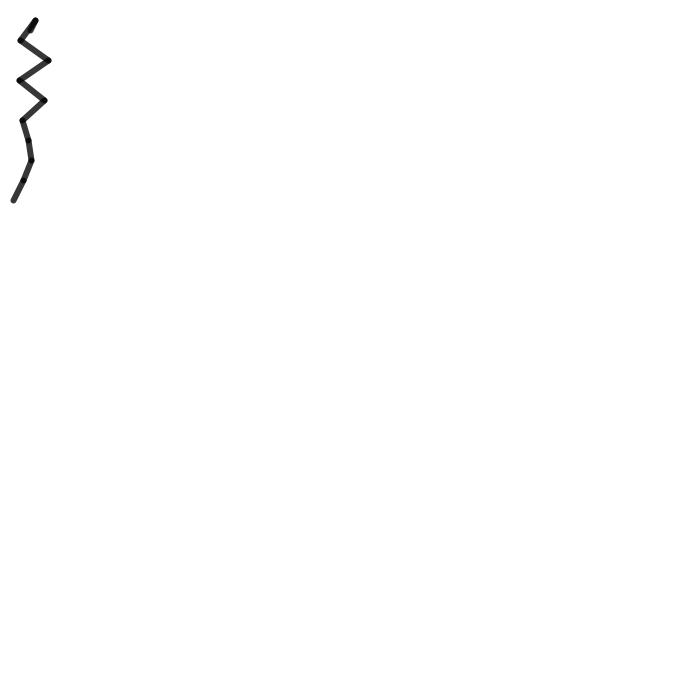
Frame 1 (no input)
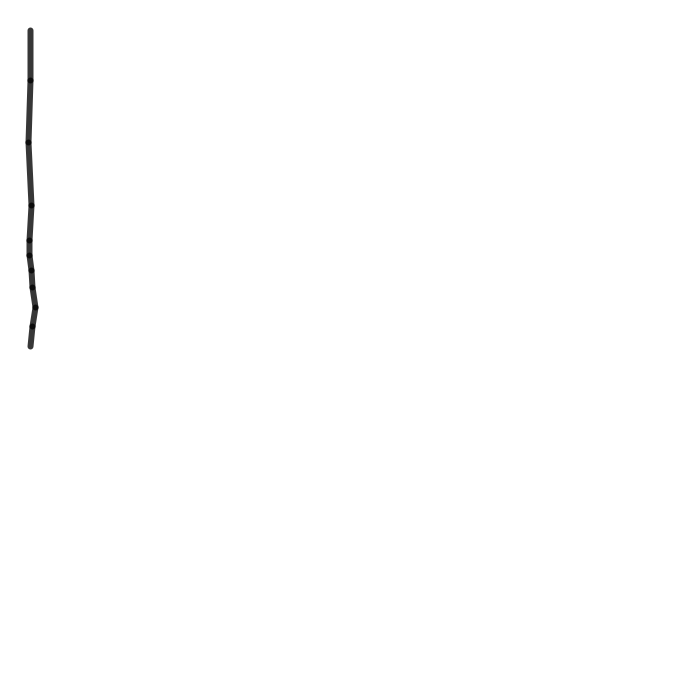
Frame 60 (the mouse pressed at the canvas centre just before this capture)
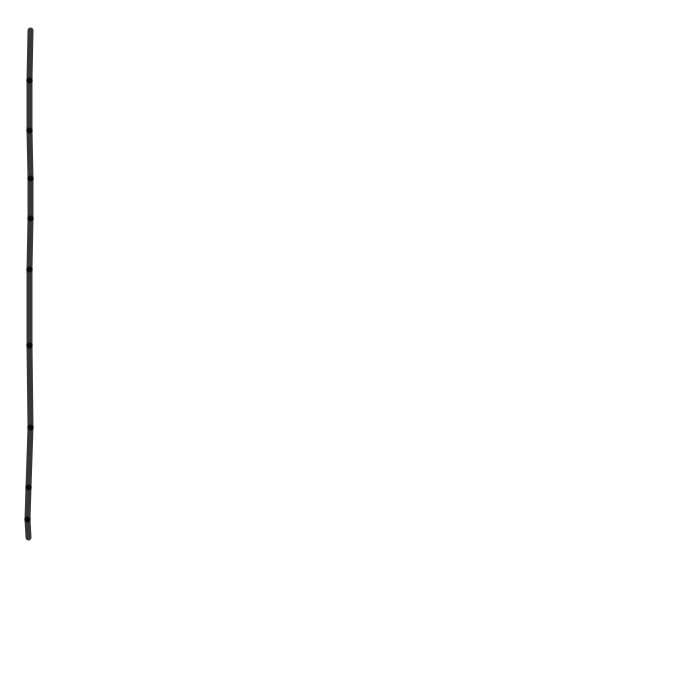
Frame 120 (the mouse held since frame 60 and released just before this capture)

The Processing sketch that drew these frames (run headless with seeded random() and noise(); from frame 60 on, the mouse is pressed at the canvas centre):

// Processing sketch: SpringSimulation
// ── SpringSimulation.pde
ArrayList<Spring> springs;
void setup() {
  size(700, 700);
  springs = new ArrayList<Spring>();
  
  for (int i = 0; i < 1; i++) {
    Spring spring = new Spring(new PVector(30 + i * 5, 30), 10, 200);
    springs.add(spring);
  }
} 

void draw() {
  background(255);
  for (Spring spring : springs) {
    spring.show();
    spring.springSim();
    spring.update();
  }
} 

//void mouseDragged() {
//  spring.anchor.set(mouseX, mouseY);
//} 

// ── Particle.pde
class Particle {
  PVector pos;
  PVector vel;
  PVector acc;
  float mass = 1;
  float dampingCoeff = 0.08;
  Particle(PVector _pos) {
    pos = _pos.get();
    vel = new PVector(0, 0);
    acc = new PVector(0, 0);
  } 
  void show() {
    fill(0, 150);
    noStroke();
    ellipse(pos.x, pos.y, 20, 20);
  }
  
  void update() {
    float t = 1;
    PVector dampingForce = vel.get().mult(-dampingCoeff);
    applyForce(dampingForce);
    vel.add(acc.get().mult(t));
    pos.add(vel.get().mult(t));
    vel.mult(0.98);
    acc.mult(0);
  } 
  void applyForce(PVector f) {
    PVector force = f.get();
    force.div(mass);
    acc.add(force);
  }
} 

// ── Spring.pde
class Spring {
  ArrayList<Particle> nodes;
  PVector anchor;
  float k = 0.01;
  int restLength;
  float springLength;
  Spring(PVector _anchor, int numOfNodes, int lengthOfSpring) {
    nodes = new ArrayList<Particle>();
    restLength = floor(lengthOfSpring / numOfNodes);
    anchor = _anchor.get();
    springLength = lengthOfSpring;
    for (int i = 0; i < numOfNodes; i++) {
      float x = random(anchor.x - restLength, anchor.x + restLength);
      float y = i * restLength + restLength;
      nodes.add(new Particle(new PVector(x, y)));
    } 
  } 
  void show() {
    stroke(0, 200);
    strokeWeight(6);
    line(anchor.x, anchor.y, nodes.get(0).pos.x, nodes.get(0).pos.y);
    for (int i = 0; i < nodes.size() - 1; i++) {
      line(nodes.get(i).pos.x, nodes.get(i).pos.y, nodes.get(i + 1).pos.x, nodes.get(i + 1).pos.y);
    } 
    rectMode(CENTER);
    //rect(anchor.x, anchor.y, 20, 20);
    noStroke();
    for (Particle node : nodes) {
      //node.show();
    }
  } 
  PVector generalSpringForce(PVector fixed, PVector movable) {
    PVector springForce = PVector.sub(movable, fixed);
    float currentLength = springForce.mag();
    springForce.normalize();
    float changeInLength = currentLength - restLength;
    float changeInX = movable.x - fixed.x;
    float changeInY = movable.y - fixed.y;
    springForce.x = -k * changeInX;
    springForce.y = -k * changeInY;
    //springForce.mult(changeInLength * -k);
    return springForce;
  } 
  void update() {
    for (Particle node : nodes) {
      node.update();
      //gravity
      node.applyForce(new PVector(0, 0.5));
    }
  }
  void springSim() {
    PVector startingNodeForce = generalSpringForce(anchor, nodes.get(0).pos);
    nodes.get(0).applyForce(startingNodeForce);
    for (int i = 1; i < nodes.size(); i++) {
      PVector springForce = generalSpringForce(nodes.get(i - 1).pos, nodes.get(i).pos);
      nodes.get(i).applyForce(springForce);
    }
  }
} 
